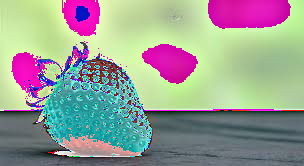
#> input picture encrypted.png, 304 x 166 px
$ python image_decrypt.py
#> lines starting #> are read from the running program, lines starting #| are printed output that depends on the picture
from PIL import Image

key = int(input("Enter secret key (number): "))
#> the answer given: 3

img = Image.open("encrypted.png")
#> img is the input picture: PIL image 304x166 RGB; mean R, G, B 153, 157.2, 148.7
pixels = img.load()

width, height = img.size
#> width = 304; height = 166

for x in range(width):
    for y in range(height):
        r, g, b = pixels[x, y]
        pixels[x, y] = ((r - key) % 256,
                         (g - key) % 256,
                         (b - key) % 256)

img.save("decrypted.png")
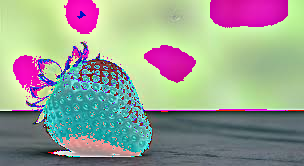
#> saved as decrypted.png: PIL image 304x166 RGB; mean R, G, B 151.6, 158.8, 146.1
print("Image decrypted and saved as decrypted.png")
